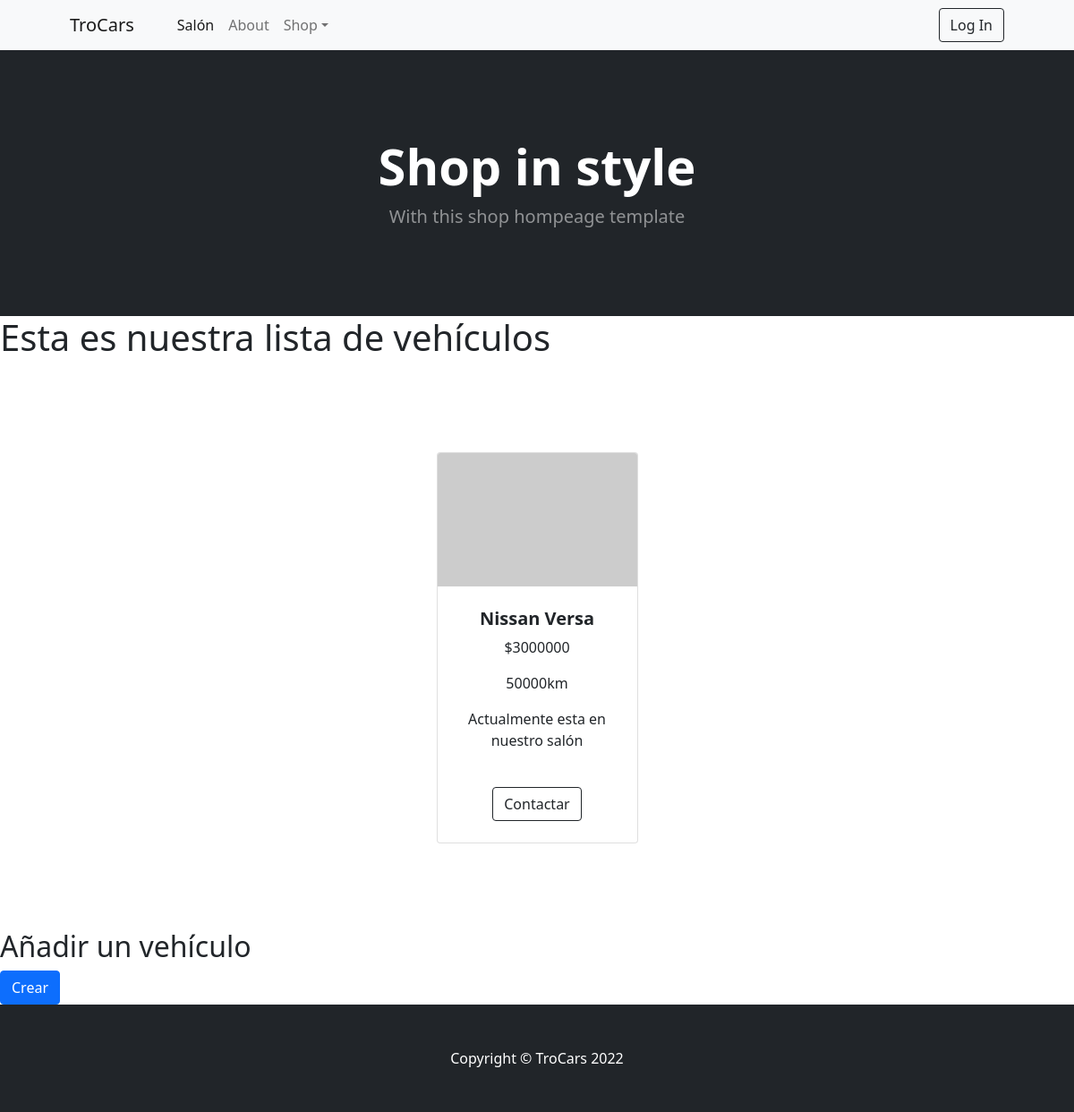
The page /car/show_car/ on the database as committed earlier.
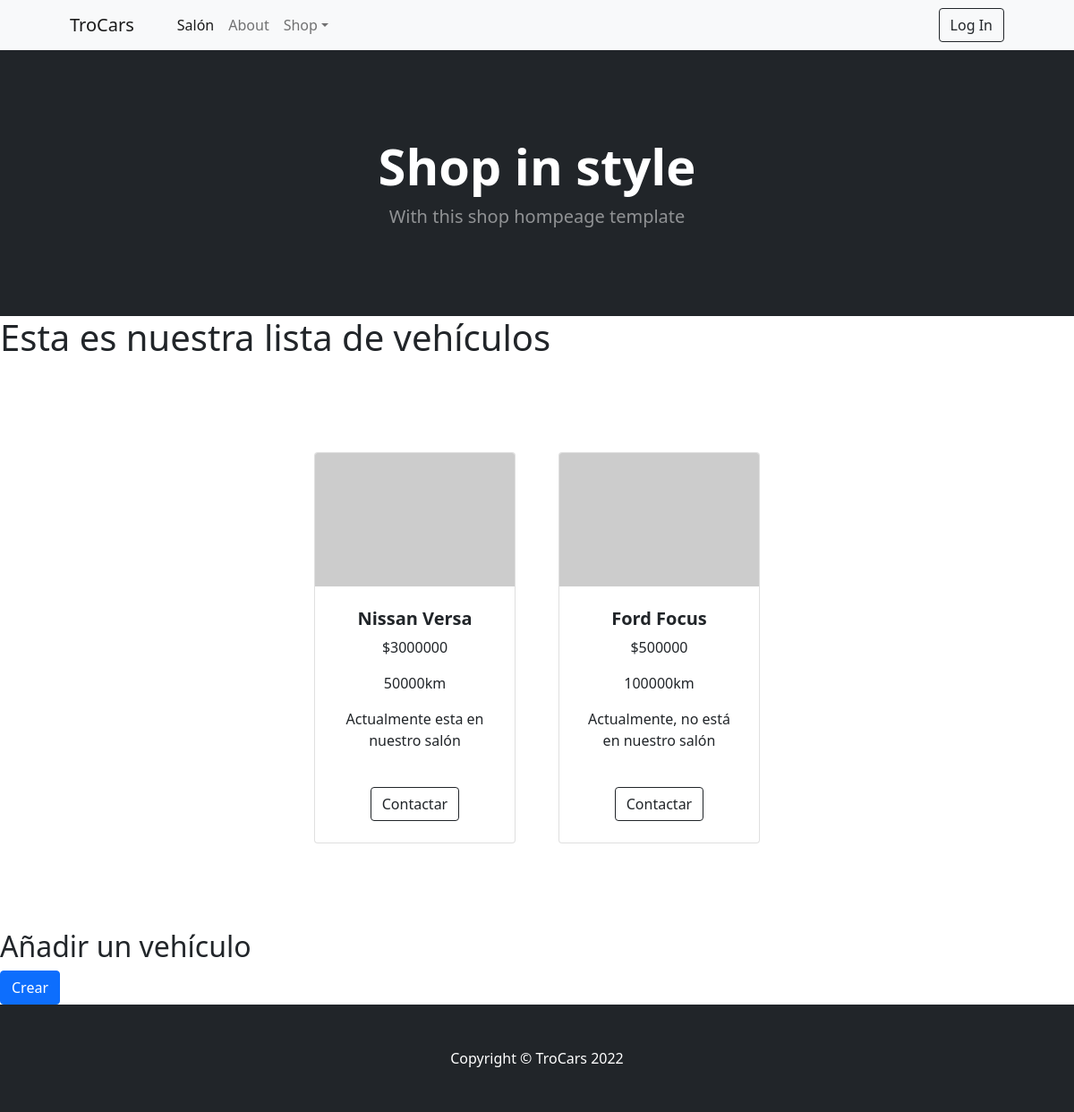
The same page on the database as committed later.
### car/models.py (models this page shows, shortened)
class Car(models.Model):
    name=models.CharField(max_length=50)
    plate=models.CharField(max_length=7)
    year=models.IntegerField()
    km=models.IntegerField(default=0)
    price=models.IntegerField()
    contact=models.EmailField()
    contact_name=models.CharField(max_length=50)
    in_house = models.BooleanField(default=True)

### car/views.py (the view)
# urls.py: path('show_car/', show_car)
def show_car(request):
    if 'search' in request.GET:
        search = request.GET['search']
        car = Car.objects.filter(name__ifcontains=search)
    else:
        car= Car.objects.all()
    context = {
        'car':car,
    }
    return render(request, 'car/show_car.html', context=context)

### templates/car/show_car.html (shortened to what this page needs)
{% extends 'base.html' %}
{% block content %}
    <h1>Esta es nuestra lista de vehículos</h1>
    <section class="py-5">
        <div class="container px-4 px-lg-5 mt-5">
            <div class="row gx-4 gx-lg-5 row-cols-2 row-cols-md-3 row-cols-xl-4 justify-content-center">
                {% for car in car %}
                    <div class="col mb-5">
                        <div class="card h-100">
                            <img class="card-img-top" src="https://dummyimage.com/450x300/dee2e6/6c757d.jpg" alt="..." />
                            <div class="card-body p-4">
                                <div class="text-center">
                                    <h5 class="fw-bolder">{{car.name}}</h5>
                                    <p>${{car.price}}</p>
                                    <p>{{car.km}}km</p>
                                    {% if car.in_house == True %}
                                        <p>Actualmente esta en nuestro salón</p>
                                    {% else %}
                                        <p>Actualmente, no está en nuestro salón</p>
                                    {% endif %}
                                </div>
                            </div>
                            <div class="card-footer p-4 pt-0 border-top-0 bg-transparent">
                                <div class="text-center"><a class="btn btn-outline-dark mt-auto" href="#">Contactar</a></div>
                            </div>
                        </div>
                    </div>
                {% endfor %}
            </div>
        </div>
    </section>
    <h2>Añadir un vehículo </h2> <a href="/car/create_car/" class="btn btn-primary">Crear</a>
{% endblock %}

### templates/base.html (shortened to what this page needs)
{% load static %}
<!DOCTYPE html>
<html lang="en">
    <head>
        <link href="https://cdn.jsdelivr.net/npm/bootstrap-icons@1.5.0/font/bootstrap-icons.css" rel="stylesheet" />
        <link href="{% static 'css/styles.css' %}" rel="stylesheet" />
    </head>
    <body>
        <nav class="navbar navbar-expand-lg navbar-light bg-light">
            <div class="container px-4 px-lg-5">
                <a class="navbar-brand" href="/">TroCars</a>
                <div class="collapse navbar-collapse" id="navbarSupportedContent">
                    <ul class="navbar-nav me-auto mb-2 mb-lg-0 ms-lg-4">
                        <li class="nav-item"><a class="nav-link active" aria-current="page" href="/car/show_car/">Salón</a></li>
                        <li class="nav-item"><a class="nav-link" href="#!">About</a></li>
                        <li class="nav-item dropdown">
                            <a class="nav-link dropdown-toggle" id="navbarDropdown" href="#" role="button" data-bs-toggle="dropdown" aria-expanded="false">Shop</a>
                        </li>
                    </ul>
                    <form class="d-flex">
                        <button class="btn btn-outline-dark" type="submit">
                            Log In
                        </button>
                    </form>
                </div>
            </div>
        </nav>
        <header class="bg-dark py-5">
            <div class="container px-4 px-lg-5 my-5">
                <div class="text-center text-white">
                    <h1 class="display-4 fw-bolder">Shop in style</h1>
                    <p class="lead fw-normal text-white-50 mb-0">With this shop hompeage template</p>
                </div>
            </div>
        </header>
        {% block content %}
        {% endblock %}
        <footer class="py-5 bg-dark">
            <div class="container"><p class="m-0 text-center text-white">Copyright &copy; TroCars 2022</p></div>
        </footer>
    </body>
</html>

Rows that differ between the two databases and show on the page:
added Car: name "Ford Focus", price "500000", km "100000", in_house "Actualmente, no está en nuestro salón"
